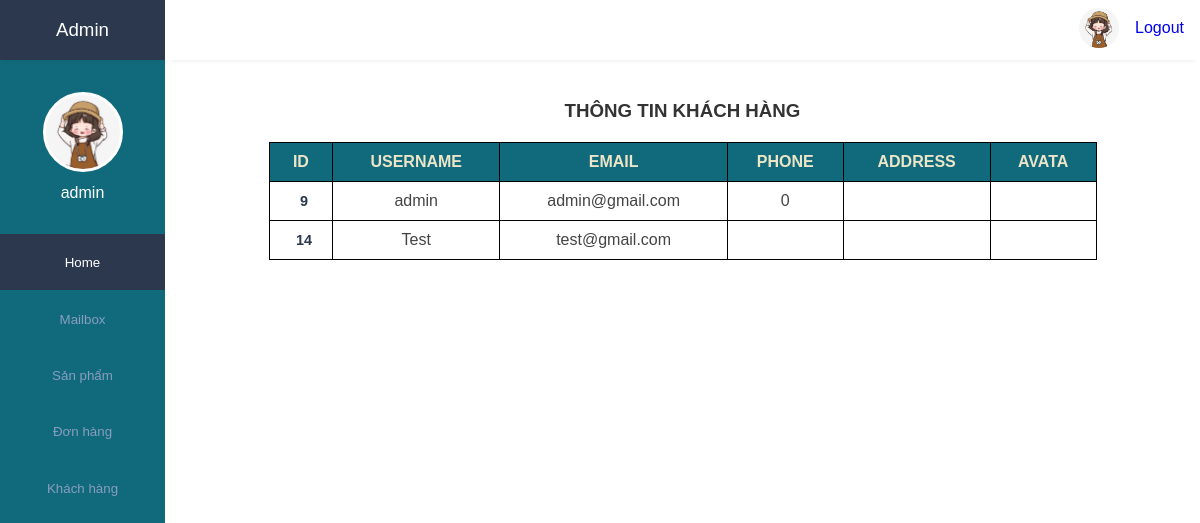
/admin/index.php?act=qltaikhoan (signed in), run on the app's committed database.
### tables this page shows
CREATE TABLE `users` (
  `id` int(20) NOT NULL,
  `username` varchar(100) NOT NULL,
  `email` varchar(100) NOT NULL,
  `phone` varchar(10) NOT NULL,
  `address` varchar(50) NOT NULL,
  `password` varchar(100) NOT NULL,
  `user_type` varchar(20) NOT NULL DEFAULT 'user',
  `image` varchar(100) NOT NULL
);

### admin/view/qltaikhoan.php (the view, shortened to what this page needs)
<body>
    <div class="qltk1">
    <main class="qltk">
        <h3 align="center" >THÔNG TIN KHÁCH HÀNG</h3>
        <table align="center" cellpadding=0 cellspacing=0>
            <tr>
                <th>ID</th>
                <th>USERNAME</th>
                <th>EMAIL</th>
                <th>PHONE</th>
                <th>ADDRESS</th>
                <th>AVATA</th>
            </tr>
            <?php
                $conn = mysqli_connect("localhost","root","","dbtrangsuc");
                $sql = "SELECT * FROM users";
                $result=mysqli_query($conn,$sql);
                while($row=mysqli_fetch_assoc($result)){
                    $id = $row['id'];
                    $username = $row['username'];
                    $email = $row['email'];
                    $img = $row['image'];
                    $address = $row['address'];
                    $phone = $row['phone'];
            ?>
            <tr>
                <td><?php echo $id ?></td>
                <td><?php echo $username ?></td>
                <td><?php echo $email ?></td>
                <td><?php echo $phone?></td>
                <td><?php echo $address?></td>
                <td><?php echo $img ?></td>
            </tr>
            <?php } ?>
        </table>
    </main>
    </div>
</body>

### public/css/admin.css (style rules this page uses)
:root { --main-color: #2B384E; --color-dark: #116A7B; --text-grey: #B0B0B0; }
* { margin: 0; padding: 0; text-decoration: none; list-style-type: none; box-sizing: border-box; font-family: 'Merriweather', sans-serif; }
main { margin-top: 60px; }
table { border-collapse: collapse; }
table tbody td { padding: 1rem 0rem; color: #444; }
table tbody td:first-child { padding-left: 1rem; color: var(--main-color); font-weight: 600; font-size: .9rem; }
table tbody tr { border-bottom: 1px solid #dee2e8; }

### admin/view/qltaikhoan.php (style rules this page uses)
.qltk1 { background-size: cover; padding-top: 100px; }
.qltk { width: 80%; margin: 0 auto; color: #333; }
.qltk table { width: 100%; border-collapse: collapse; margin-top: 20px; }
.qltk table th, .qltk table td { border: 1px solid black; padding: 10px; }
.qltk table th { background-color: #116A7B; color: #ECE5C7; text-align: center; }
.qltk table td { text-align: center; }

### data on the page
users: id "9", username "admin", email "admin@gmail.com", phone "0"
users: id "14", username "Test", email "test@gmail.com"

### other printed values
$_SESSION['admin_name'] "admin"
